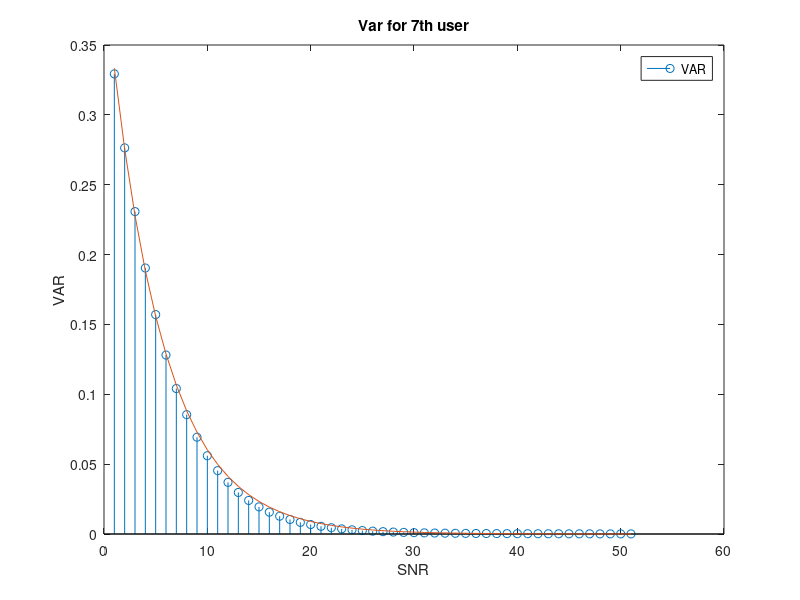

This figure's MATLAB source:
clc
clear 
M = 20;%- Numero total de usuarios
aux_a = (2)*((1/4).^(0:M-1));
a = aux_a/sum(aux_a); %- a Normalizado
P = 1;
alpha = sqrt(a*P);
SNRdB = 0:50;
SNR = 10.^(SNRdB/10);
b=zeros(1,51);
BER=zeros(51,20);
%% Simulacion
NS = 1e5;%- Numero de simulaciones
xi = rand(NS,M)>0.5;
XT = 2*xi-1;
XT = alpha.*XT;
YT = sum(XT,2);
PNoise = (P)./SNR;
media=zeros(length(SNR),M);
% i=15;
for i = 1:length(SNR)%SNR
    XHAT = zeros(NS,1);
    for k = 1:M%ususarios
        N = wgn(NS,1,10*log10(PNoise(i)));
        RT = YT+N-sum(XHAT,2);
        xhat = RT>0;
        XHAT(:,k) = alpha(k)*(2*xhat-1);
        media(i,k)=mean(XHAT(:,k));
        EM(i).N(:,k) = sum(XHAT(:,1:k) - XT(:,1:k),2);
        BER(i,k) = biterr(xi(:,k),xhat)/NS;
    end
end
%%
clc;
% for I=7:7
I =7;%User
for S=1:length(SNR)
    % histogram(EM(N).N(:,I))
    b(S)=var(EM(S).N(:,I));%% simulated VAR
end
stem(b),hold on;
gg=sum(a(I+1:M))/a(I);%coeficiente a
hh= 0.1437*exp(0.5269*log(alpha/1.732))-0.2012;%coeficiente b
% end
f=gg*exp(hh(I).*SNRdB);%Funcion varianza
plot(f)%,hold on;
xlabel('SNR')
title(['Var for ',num2str(I),'th user'])
ylabel('VAR')
legend('VAR')